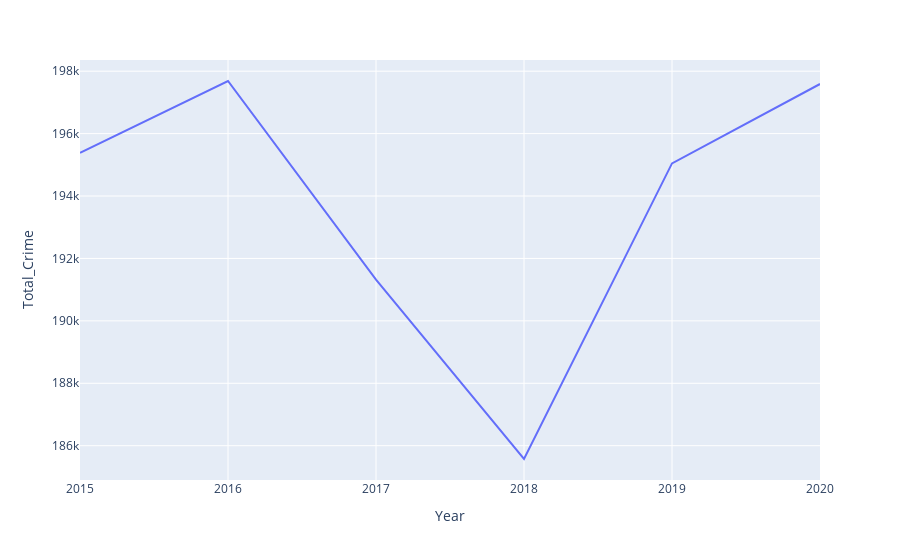

Notebook code for this chart:
### Markdown cell above
## Looking at just Harris County

### Code cell
# Total crime for harris county over 5 years
fig = px.line(harris_df, x="Year" , y="Total_Crime")
fig.show()

### Figure 1 — Plotly figure (JSON) as saved in the notebook; plotly's stock layout.template omitted (floating-point values rounded to 4 significant figures)
{"data": [{"hovertemplate": "Year=%{x}<br>Total_Crime=%{y}<extra></extra>", "legendgroup": "", "line": {"color": "#636efa", "dash": "solid"}, "marker": {"symbol": "circle"}, "mode": "lines", "name": "", "orientation": "v", "showlegend": false, "type": "scatter", "x": [2015, 2016, 2017, 2018, 2019, 2020], "xaxis": "x", "y": [195386, 197686, 191319, 185574, 195047, 197590], "yaxis": "y"}], "layout": {"legend": {"tracegroupgap": 0}, "margin": {"t": 60}, "xaxis": {"anchor": "y", "domain": [0, 1], "title": {"text": "Year"}}, "yaxis": {"anchor": "x", "domain": [0, 1], "title": {"text": "Total_Crime"}}}}
